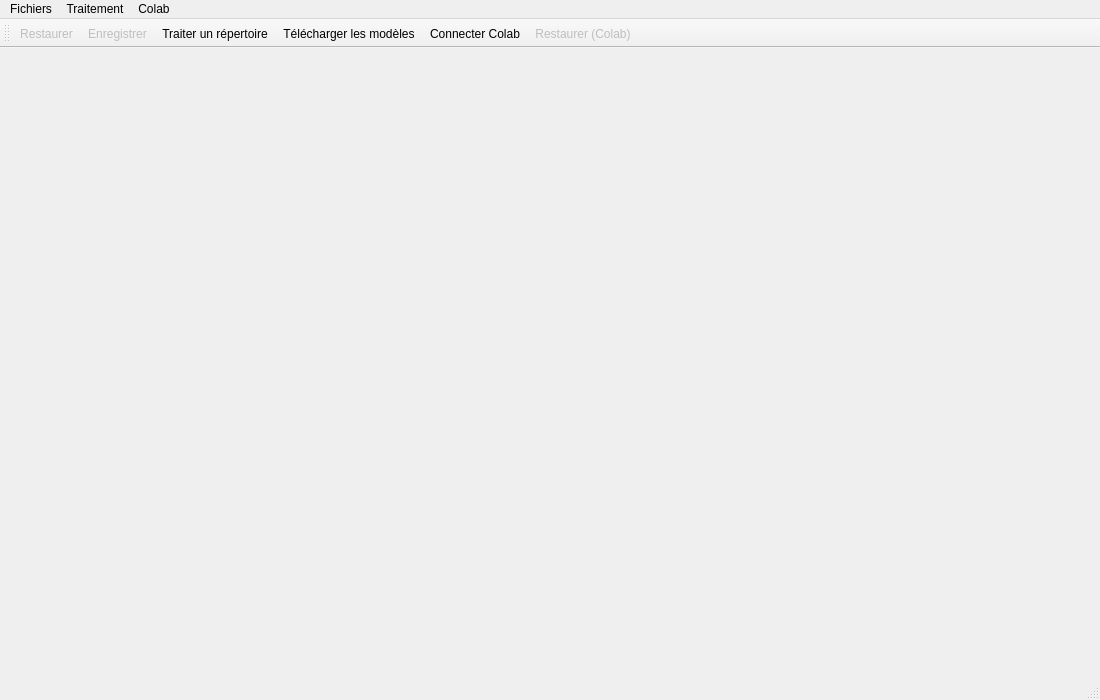
<?xml version="1.0" encoding="UTF-8"?>
<ui version="4.0">
 <class>MainWindow</class>
 <widget class="QMainWindow" name="MainWindow">
  <property name="geometry">
   <rect>
    <x>0</x>
    <y>0</y>
    <width>1100</width>
    <height>700</height>
   </rect>
  </property>
  <property name="windowTitle">
   <string>Media Restorer — Photo Restoration</string>
  </property>
  <widget class="QWidget" name="centralwidget">
   <layout class="QVBoxLayout" name="verticalLayout">
    <item>
     <widget class="QWidget" name="imageContainer">
      <property name="sizePolicy">
       <sizepolicy hsizetype="Preferred" vsizetype="Expanding">
        <horstretch>0</horstretch>
        <verstretch>1</verstretch>
       </sizepolicy>
      </property>
      <layout class="QVBoxLayout" name="imageLayout">
       <property name="leftMargin">
        <number>0</number>
       </property>
       <property name="topMargin">
        <number>0</number>
       </property>
       <property name="rightMargin">
        <number>0</number>
       </property>
       <property name="bottomMargin">
        <number>0</number>
       </property>
      </layout>
     </widget>
    </item>
   </layout>
  </widget>
  <widget class="QMenuBar" name="menubar">
   <property name="geometry">
    <rect>
     <x>0</x>
     <y>0</y>
     <width>1100</width>
     <height>22</height>
    </rect>
   </property>
   <widget class="QMenu" name="menuFichiers">
    <property name="title">
     <string>Fichiers</string>
    </property>
    <addaction name="actionSave"/>
    <addaction name="actionDownloadModels"/>
   </widget>
   <widget class="QMenu" name="menuTraitement">
    <property name="title">
     <string>Traitement</string>
    </property>
    <addaction name="actionRestore"/>
    <addaction name="actionBatch"/>
   </widget>
   <widget class="QMenu" name="menuColab">
    <property name="title">
     <string>Colab</string>
    </property>
    <addaction name="actionColabConnect"/>
    <addaction name="actionColabRestore"/>
   </widget>
   <addaction name="menuFichiers"/>
   <addaction name="menuTraitement"/>
   <addaction name="menuColab"/>
  </widget>
  <widget class="QStatusBar" name="statusbar"/>
  <widget class="QToolBar" name="toolBar">
   <property name="windowTitle">
    <string>Outils</string>
   </property>
   <attribute name="toolBarArea">
    <enum>TopToolBarArea</enum>
   </attribute>
   <attribute name="toolBarBreak">
    <bool>false</bool>
   </attribute>
   <addaction name="actionRestore"/>
   <addaction name="actionSave"/>
   <addaction name="actionBatch"/>
   <addaction name="actionDownloadModels"/>
   <addaction name="actionColabConnect"/>
   <addaction name="actionColabRestore"/>
  </widget>
  <action name="actionRestore">
   <property name="enabled">
    <bool>false</bool>
   </property>
   <property name="icon">
    <iconset resource="../../../resources/icons/media_restorer.qrc">
     <normaloff>:/icons/object-rotate-right.png</normaloff>:/icons/object-rotate-right.png
    </iconset>
   </property>
   <property name="text">
    <string>Restaurer</string>
   </property>
   <property name="toolTip">
    <string>Restaurer l'image avec le moteur sélectionné (Ctrl+R)</string>
   </property>
   <property name="shortcut">
    <string>Ctrl+R</string>
   </property>
  </action>
  <action name="actionSave">
   <property name="enabled">
    <bool>false</bool>
   </property>
   <property name="icon">
    <iconset resource="../../../resources/icons/media_restorer.qrc">
     <normaloff>:/icons/document-save-2.png</normaloff>:/icons/document-save-2.png
    </iconset>
   </property>
   <property name="text">
    <string>Enregistrer</string>
   </property>
   <property name="toolTip">
    <string>Enregistrer l'image restaurée (Ctrl+S)</string>
   </property>
   <property name="shortcut">
    <string>Ctrl+S</string>
   </property>
  </action>
  <action name="actionBatch">
   <property name="icon">
    <iconset resource="../../../resources/icons/media_restorer.qrc">
     <normaloff>:/icons/system-file-manager-3.png</normaloff>:/icons/system-file-manager-3.png
    </iconset>
   </property>
   <property name="text">
    <string>Traiter un répertoire</string>
   </property>
   <property name="toolTip">
    <string>Traiter toutes les images d'un répertoire (Ctrl+B)</string>
   </property>
   <property name="shortcut">
    <string>Ctrl+B</string>
   </property>
  </action>
  <action name="actionColabConnect">
   <property name="icon">
    <iconset resource="../../../resources/icons/media_restorer.qrc">
     <normaloff>:/icons/preferences-system-network-2.png</normaloff>:/icons/preferences-system-network-2.png
    </iconset>
   </property>
   <property name="text">
    <string>Connecter Colab</string>
   </property>
   <property name="toolTip">
    <string>Saisir l'URL du tunnel cloudflared (Ctrl+Shift+C)</string>
   </property>
   <property name="shortcut">
    <string>Ctrl+Shift+C</string>
   </property>
  </action>
  <action name="actionColabRestore">
   <property name="enabled">
    <bool>false</bool>
   </property>
   <property name="icon">
    <iconset resource="../../../resources/icons/media_restorer.qrc">
     <normaloff>:/icons/atom-32x32-14323.png</normaloff>:/icons/atom-32x32-14323.png
    </iconset>
   </property>
   <property name="text">
    <string>Restaurer (Colab)</string>
   </property>
   <property name="toolTip">
    <string>Restaurer via Google Colab GPU (Ctrl+Shift+R)</string>
   </property>
   <property name="shortcut">
    <string>Ctrl+Shift+R</string>
   </property>
  </action>
  <action name="actionDownloadModels">
   <property name="icon">
    <iconset resource="../../../resources/icons/media_restorer.qrc">
     <normaloff>:/icons/gear--plus.png</normaloff>:/icons/gear--plus.png
    </iconset>
   </property>
   <property name="text">
    <string>Télécharger les modèles</string>
   </property>
   <property name="toolTip">
    <string>Télécharger les poids manquants depuis leurs dépôts officiels</string>
   </property>
  </action>
 </widget>
 <resources>
  <include location="../resources/icons/media_restorer.qrc"/>
 </resources>
 <connections/>
</ui>
